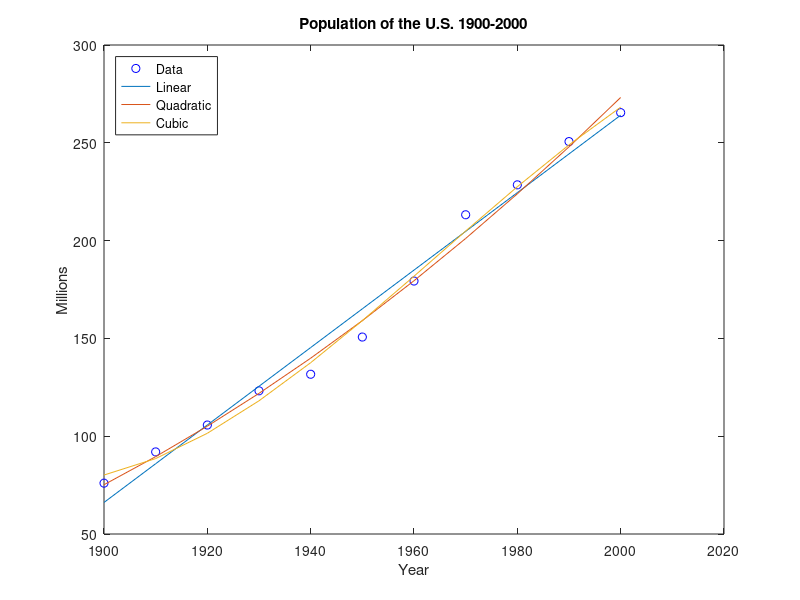

Here is the MATLAB script that generated this plot:
clcclearyears = (1900:10:2000);                                  % Time intervalpop = [75.995 91.972 105.711 123.203 131.669 ...         % Population Data   150.697 179.323 213.212 228.505 250.633 265.422]   plot(years,pop,'bo');                                    % Plot the population dataaxis([1900 2020 0 400]);title('Population of the U.S. 1900-2000');ylabel('Millions');xlabel('Year')ylim([50 300])x = (years-1900)/50;coef1 = polyfit(x,pop,1) coef2 = polyfit(x,pop,2)coef3 = polyfit(x,pop,3)pred1 = polyval(coef1,x);pred2 = polyval(coef2,x);pred3 = polyval(coef3,x);[pred1; pred2; pred3]hold onplot(years,pred1)plot(years,pred2)plot(years,pred3)ylim([50 300])legend({'Data' 'Linear' 'Quadratic' 'Cubic'},'Location', 'NorthWest')hold offyear = 2018;xyear = (year-1900)/50;pred1 = polyval(coef1,xyear);pred2 = polyval(coef2,xyear);pred3 = polyval(coef3,xyear);[pred1 pred2 pred3]